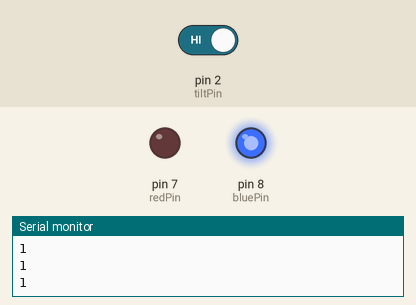
Bench run of a sketch on a simulated Arduino Uno, built with avr-gcc and run on an emulated ATmega328P. Shown: output pins drawn as LEDs (lit = HIGH), the last lines printed to the serial monitor. The inputs (shaded band) are chosen by the test bench; at power-on: pin 2 (tiltPin) HIGH.

Above: at 1.8 s.
1.9 s: pin 2 (tiltPin) driven LOW
At 3.4 s:
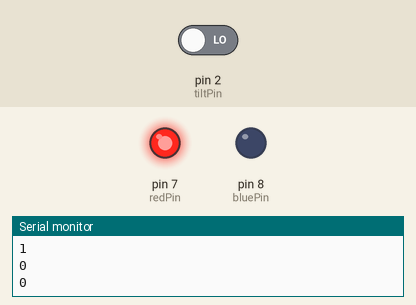
4.0 s: pin 2 (tiltPin) driven HIGH
At 4.4 s:
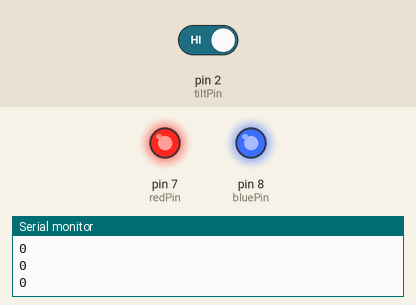
Timing chart, 0 to 7.0 s (numbered marks = the images above; inputs shaded):
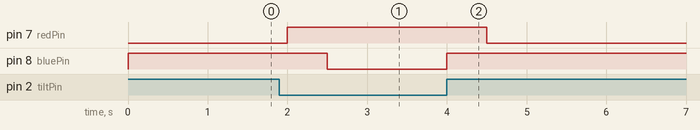

Measured:
- after the input at 1.9 s, pin 7 (redPin): LOW → HIGH after 0.10 s; pin 8 (bluePin): HIGH → LOW after 0.60 s
- after the input at 4.0 s, pin 7 (redPin): HIGH → LOW after 0.50 s; pin 8 (bluePin): LOW → HIGH at once

The sketch:

tilt_Sensor.ino
```cpp
int tiltPin=2;
int tiltval;
int redPin=7;
int bluePin=8;
int dt=500;


void setup() {
  // put your setup code here, to run once:
pinMode(tiltPin,INPUT);
pinMode(bluePin,OUTPUT);
pinMode(redPin,OUTPUT);
digitalWrite(tiltPin,HIGH);
Serial.begin(9600);
}

void loop() {
  // put your main code here, to run repeatedly:
tiltval=digitalRead(tiltPin);
if (tiltval==0){
  digitalWrite(redPin,HIGH);
  delay(dt);
  digitalWrite(bluePin,LOW);
}
if (tiltval==1){
  digitalWrite(bluePin,HIGH);
  delay(dt);
  digitalWrite(redPin,LOW);

}
Serial.println(tiltval);

}
```
